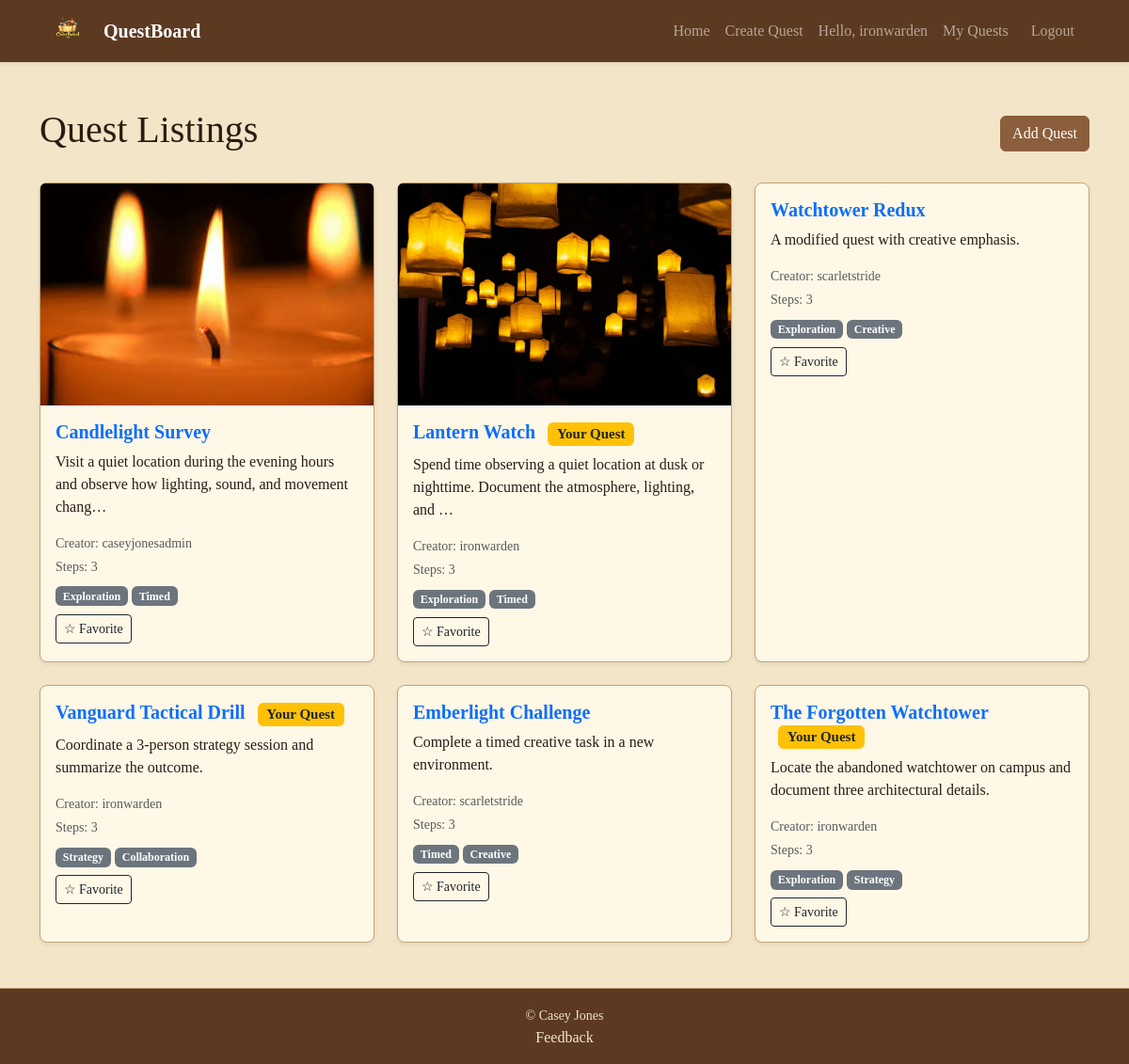
Screenshot of / (signed in) with the database file from the repository.
### QuestBoardApp/models.py (models this page shows, shortened)
class Quest(models.Model):
    creator = models.ForeignKey(User, on_delete=models.CASCADE, related_name="quests_created")
    parent = models.ForeignKey(
        "self",
        on_delete=models.SET_NULL,
        null=True,
        blank=True,
        related_name="remixes"
    )
    title = models.CharField(max_length=120)
    description = models.TextField()
    image = models.ImageField(upload_to="quest_images/", blank=True, null=True)
    created_at = models.DateTimeField(auto_now_add=True)
    tags = models.ManyToManyField(Tag, blank=True, related_name="quests")

class Tag(models.Model):
    name = models.CharField(max_length=40, unique=True)

### QuestBoardApp/views.py (the view)
# urls.py: path("", views.QuestListView.as_view(), name="index"),
class QuestListView(ListView):
    model = Quest
    template_name = "QuestBoardApp/index.html"
    context_object_name = "quests"
    ordering = ["-created_at"]
    def get_context_data(self, **kwargs):
        context = super().get_context_data(**kwargs)
        context["favorites"] = self.request.session.get("favorites", [])
        return context

### QuestBoardApp/templates/QuestBoardApp/index.html (shortened to what this page needs)
{% extends 'base.html' %}
{% block content %}
  <div class="d-flex justify-content-between align-items-center mb-4">
    <h1>Quest Listings</h1>
    <a href="{% url 'create_quest' %}" class="btn btn-primary">Add Quest</a>
  </div>
  <div class="row g-4">
    {% for quest in quests %}
      <div class="col-md-4">
        <div class="card h-100 shadow-sm">
          {% if quest.image %}
            <img src="{{ quest.image.url }}" class="card-img-top" alt="{{ quest.title }}" />
          {% endif %}
          <div class="card-body">
            <h5 class="card-title">
              <a href="{% url 'quest_detail' quest.pk %}" class="text-decoration-none">{{ quest.title }}</a>
              {% if user.is_authenticated and user == quest.creator %}
                <span class="badge bg-warning text-dark ms-2">Your Quest</span>
              {% endif %}
            </h5>
            <p class="card-text">{{ quest.description|truncatechars:100 }}</p>
            <p class="small text-muted mb-1">Creator: {{ quest.creator }}</p>
            <p class="small text-muted mb-2">Steps: {{ quest.steps.count }}</p>
            <div class="mb-2">
              {% for tag in quest.tags.all %}
                <span class="badge bg-secondary">{{ tag.name }}</span>
              {% empty %}
                <span class="text-muted small">No tags</span>
              {% endfor %}
            </div>
            {% if quest.id in favorites %}
              <a href="{% url 'toggle_favorite' quest.pk %}" class="btn btn-sm btn-warning">★ Favorited</a>
            {% else %}
              <a href="{% url 'toggle_favorite' quest.pk %}" class="btn btn-sm btn-outline-dark">☆ Favorite</a>
            {% endif %}
          </div>
        </div>
      </div>
    {% endfor %}
  </div>
{% endblock %}

### templates/base.html (shortened to what this page needs)
{% load static %}
{% load django_bootstrap5 %}
<!DOCTYPE html>
<html lang="en">
  <head>
    <link href="https://cdn.jsdelivr.net/npm/bootstrap@5.3.2/dist/css/bootstrap.min.css" rel="stylesheet" />
    <link rel="stylesheet" href="{% static 'QuestBoardApp/styles.css' %}" />
  </head>
  <body class="d-flex flex-column min-vh-100">
    <nav class="navbar navbar-expand-lg navbar-dark bg-dark shadow-sm">
    <div class="container">
        <a class="navbar-brand d-flex align-items-center" href="{% url 'index' %}">
            <img src="{% static 'QuestBoardApp/logo.png' %}" alt="QuestBoard Logo" height="40" class="me-2">
            <span class="fw-bold">QuestBoard</span>
        </a>
        <div class="collapse navbar-collapse justify-content-end" id="navbarNav">
            <ul class="navbar-nav">
                <li class="nav-item">
                    <a class="nav-link" href="{% url 'index' %}">Home</a>
                </li>
                {% if user.is_authenticated %}
                    <li class="nav-item">
                        <a class="nav-link" href="{% url 'create_quest' %}">Create Quest</a>
                    </li>
                    <li class="nav-item">
                        <span class="nav-link">Hello, {{ user.username }}</span>
                    </li>
                    <li class="nav-item">
                        <a class="nav-link" href="{% url 'my_quests' %}">My Quests</a>
                    </li>
                    <li class="nav-item">
                        <form method="post" action="{% url 'logout' %}" class="d-inline">
                            <button type="submit" class="btn btn-link nav-link" style="display:inline; padding: 8px 16px; border: none;">
                                Logout
                            </button>
                        </form>
                    </li>
                {% endif %}
            </ul>
        </div>
    </div>
</nav>
    <main class="container my-5 flex-grow-1">
      {% block content %}
      {% endblock %}
    </main>
    <footer class="text-center py-3 mt-auto border-top">
      <small>&copy; {{ now|date:'Y' }} Casey Jones</small>
      <a class="nav-link" href="{% url 'feedback' %}">Feedback</a>
    </footer>
  </body>
</html>

### QuestBoardApp/static/QuestBoardApp/styles.css (style rules this page uses)
:root { --bs-primary: #8b5e3c; --bs-secondary: #5c3a21; --bs-success: #6c8b3c; --bs-danger: #9c2f2f; --bs-warning: #c99a2e; --bs-info: #7b6a4f; --bs-light: #f3e5c8; --bs-dark: #2c1b12; --bs-body-bg: #f3e5c8; --bs-body-color: #2c1b12; --bs-border-color: #c4a373; }
body { background-color: var(--bs-body-bg); color: var(--bs-body-color); font-family: "Georgia", serif; background-image: url('/static/QuestBoardApp/parchment-paper.png'); background-size: cover; }
.navbar { background-color: #5c3a21 !important; }
.card { background-color: #fff8e7; border: 1px solid #c4a373; border-radius: 8px; }
.card-title { font-weight: bold; }
.btn-primary { background-color: #8b5e3c; border-color: #8b5e3c; }
footer { background-color: #5c3a21; color: #f3e5c8; }

### rows the page displays
Quest: image (picture), title "Candlelight Survey", description "Visit a quiet location during the evening hours and observe how lighting, sound, and movement chang…", creator "caseyjonesadmin", steps.count "3", shows "☆ Favorite"
Tag: name "Exploration"
Tag: name "Timed"
Quest: image (picture), title "Lantern Watch", shows "Your Quest", description "Spend time observing a quiet location at dusk or nighttime. Document the atmosphere, lighting, and …", creator "ironwarden", steps.count "3", shows "☆ Favorite"
Quest: title "Watchtower Redux", description "A modified quest with creative emphasis.", creator "scarletstride", steps.count "3", shows "☆ Favorite"
Tag: name "Creative"
Quest: title "Vanguard Tactical Drill", shows "Your Quest", description "Coordinate a 3-person strategy session and summarize the outcome.", creator "ironwarden", steps.count "3", shows "☆ Favorite"
Tag: name "Strategy"
Tag: name "Collaboration"
Quest: title "Emberlight Challenge", description "Complete a timed creative task in a new environment.", creator "scarletstride", steps.count "3", shows "☆ Favorite"
Quest: title "The Forgotten Watchtower", shows "Your Quest", description "Locate the abandoned watchtower on campus and document three architectural details.", creator "ironwarden", steps.count "3", shows "☆ Favorite"

### other values shown
{{ user.username }} "ironwarden"
